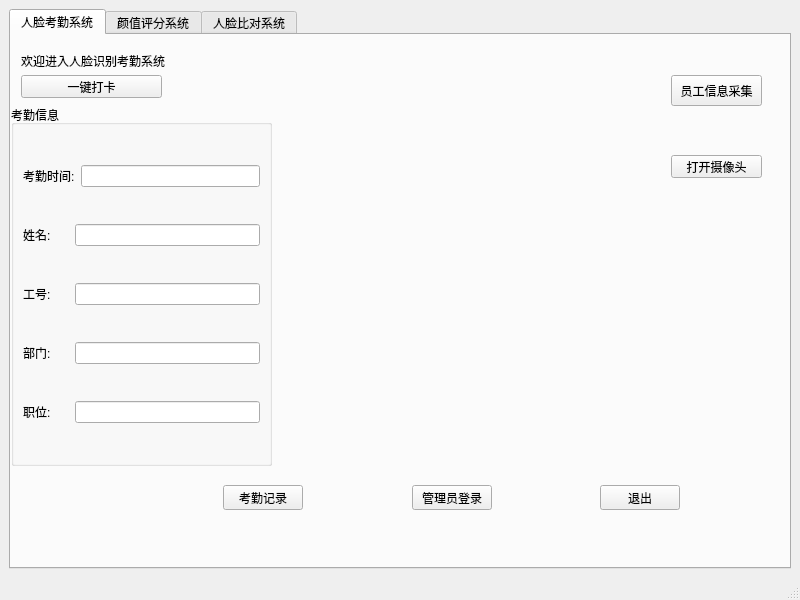
<?xml version="1.0" encoding="UTF-8"?>
<ui version="4.0">
 <class>MainWindow</class>
 <widget class="QMainWindow" name="MainWindow">
  <property name="geometry">
   <rect>
    <x>0</x>
    <y>0</y>
    <width>800</width>
    <height>600</height>
   </rect>
  </property>
  <property name="windowTitle">
   <string>人脸识别系统</string>
  </property>
  <widget class="QWidget" name="centralwidget">
   <layout class="QGridLayout" name="gridLayout">
    <item row="0" column="0">
     <widget class="QTabWidget" name="tabWidget">
      <property name="currentIndex">
       <number>0</number>
      </property>
      <widget class="QWidget" name="tab">
       <attribute name="title">
        <string>人脸考勤系统</string>
       </attribute>
       <widget class="QLabel" name="label_2">
        <property name="geometry">
         <rect>
          <x>10</x>
          <y>10</y>
          <width>341</width>
          <height>31</height>
         </rect>
        </property>
        <property name="text">
         <string>欢迎进入人脸识别考勤系统</string>
        </property>
       </widget>
       <widget class="QGroupBox" name="groupBox">
        <property name="geometry">
         <rect>
          <x>0</x>
          <y>70</y>
          <width>261</width>
          <height>361</height>
         </rect>
        </property>
        <property name="title">
         <string>考勤信息</string>
        </property>
        <layout class="QGridLayout" name="gridLayout_2">
         <item row="0" column="0">
          <layout class="QHBoxLayout" name="horizontalLayout_5">
           <item>
            <widget class="QLabel" name="label_3">
             <property name="text">
              <string>考勤时间:</string>
             </property>
             <property name="textFormat">
              <enum>Qt::AutoText</enum>
             </property>
            </widget>
           </item>
           <item>
            <widget class="QLineEdit" name="kq_time">
             <property name="readOnly">
              <bool>true</bool>
             </property>
            </widget>
           </item>
          </layout>
         </item>
         <item row="1" column="0">
          <layout class="QHBoxLayout" name="horizontalLayout">
           <item>
            <widget class="QLabel" name="label_4">
             <property name="text">
              <string>姓名:</string>
             </property>
             <property name="textFormat">
              <enum>Qt::AutoText</enum>
             </property>
            </widget>
           </item>
           <item>
            <spacer name="horizontalSpacer">
             <property name="orientation">
              <enum>Qt::Horizontal</enum>
             </property>
             <property name="sizeType">
              <enum>QSizePolicy::Fixed</enum>
             </property>
             <property name="sizeHint" stdset="0">
              <size>
               <width>18</width>
               <height>20</height>
              </size>
             </property>
            </spacer>
           </item>
           <item>
            <widget class="QLineEdit" name="kq_name">
             <property name="readOnly">
              <bool>true</bool>
             </property>
            </widget>
           </item>
          </layout>
         </item>
         <item row="2" column="0">
          <layout class="QHBoxLayout" name="horizontalLayout_2">
           <item>
            <widget class="QLabel" name="label_5">
             <property name="text">
              <string>工号:</string>
             </property>
             <property name="textFormat">
              <enum>Qt::AutoText</enum>
             </property>
            </widget>
           </item>
           <item>
            <spacer name="horizontalSpacer_2">
             <property name="orientation">
              <enum>Qt::Horizontal</enum>
             </property>
             <property name="sizeType">
              <enum>QSizePolicy::Fixed</enum>
             </property>
             <property name="sizeHint" stdset="0">
              <size>
               <width>18</width>
               <height>20</height>
              </size>
             </property>
            </spacer>
           </item>
           <item>
            <widget class="QLineEdit" name="kq_id">
             <property name="readOnly">
              <bool>true</bool>
             </property>
            </widget>
           </item>
          </layout>
         </item>
         <item row="3" column="0">
          <layout class="QHBoxLayout" name="horizontalLayout_3">
           <item>
            <widget class="QLabel" name="label_8">
             <property name="text">
              <string>部门:</string>
             </property>
             <property name="textFormat">
              <enum>Qt::AutoText</enum>
             </property>
            </widget>
           </item>
           <item>
            <spacer name="horizontalSpacer_3">
             <property name="orientation">
              <enum>Qt::Horizontal</enum>
             </property>
             <property name="sizeType">
              <enum>QSizePolicy::Fixed</enum>
             </property>
             <property name="sizeHint" stdset="0">
              <size>
               <width>18</width>
               <height>20</height>
              </size>
             </property>
            </spacer>
           </item>
           <item>
            <widget class="QLineEdit" name="kq_department">
             <property name="readOnly">
              <bool>true</bool>
             </property>
            </widget>
           </item>
          </layout>
         </item>
         <item row="4" column="0">
          <layout class="QHBoxLayout" name="horizontalLayout_4">
           <item>
            <widget class="QLabel" name="label_6">
             <property name="text">
              <string>职位:</string>
             </property>
             <property name="textFormat">
              <enum>Qt::AutoText</enum>
             </property>
            </widget>
           </item>
           <item>
            <spacer name="horizontalSpacer_4">
             <property name="orientation">
              <enum>Qt::Horizontal</enum>
             </property>
             <property name="sizeType">
              <enum>QSizePolicy::Fixed</enum>
             </property>
             <property name="sizeHint" stdset="0">
              <size>
               <width>18</width>
               <height>20</height>
              </size>
             </property>
            </spacer>
           </item>
           <item>
            <widget class="QLineEdit" name="kq_post">
             <property name="readOnly">
              <bool>true</bool>
             </property>
            </widget>
           </item>
          </layout>
         </item>
        </layout>
       </widget>
       <widget class="QPushButton" name="btnCheckIn">
        <property name="geometry">
         <rect>
          <x>10</x>
          <y>40</y>
          <width>141</width>
          <height>23</height>
         </rect>
        </property>
        <property name="text">
         <string>一键打卡</string>
        </property>
       </widget>
       <widget class="QPushButton" name="btnWorkerInfoCaptured">
        <property name="geometry">
         <rect>
          <x>660</x>
          <y>40</y>
          <width>91</width>
          <height>31</height>
         </rect>
        </property>
        <property name="text">
         <string>员工信息采集</string>
        </property>
       </widget>
       <widget class="QPushButton" name="btnOpenCam">
        <property name="geometry">
         <rect>
          <x>660</x>
          <y>120</y>
          <width>91</width>
          <height>23</height>
         </rect>
        </property>
        <property name="text">
         <string>打开摄像头</string>
        </property>
       </widget>
       <widget class="QWidget" name="layoutWidget">
        <property name="geometry">
         <rect>
          <x>110</x>
          <y>450</y>
          <width>661</width>
          <height>25</height>
         </rect>
        </property>
        <layout class="QHBoxLayout" name="horizontalLayout_6">
         <item>
          <spacer name="horizontalSpacer_5">
           <property name="orientation">
            <enum>Qt::Horizontal</enum>
           </property>
           <property name="sizeHint" stdset="0">
            <size>
             <width>40</width>
             <height>20</height>
            </size>
           </property>
          </spacer>
         </item>
         <item>
          <widget class="QPushButton" name="btnCheckInRecord">
           <property name="text">
            <string>考勤记录</string>
           </property>
          </widget>
         </item>
         <item>
          <spacer name="horizontalSpacer_6">
           <property name="orientation">
            <enum>Qt::Horizontal</enum>
           </property>
           <property name="sizeHint" stdset="0">
            <size>
             <width>40</width>
             <height>20</height>
            </size>
           </property>
          </spacer>
         </item>
         <item>
          <widget class="QPushButton" name="btnAdminLogin">
           <property name="text">
            <string>管理员登录</string>
           </property>
          </widget>
         </item>
         <item>
          <spacer name="horizontalSpacer_7">
           <property name="orientation">
            <enum>Qt::Horizontal</enum>
           </property>
           <property name="sizeHint" stdset="0">
            <size>
             <width>40</width>
             <height>20</height>
            </size>
           </property>
          </spacer>
         </item>
         <item>
          <widget class="QPushButton" name="btnExit">
           <property name="text">
            <string>退出</string>
           </property>
          </widget>
         </item>
         <item>
          <spacer name="horizontalSpacer_8">
           <property name="orientation">
            <enum>Qt::Horizontal</enum>
           </property>
           <property name="sizeHint" stdset="0">
            <size>
             <width>40</width>
             <height>20</height>
            </size>
           </property>
          </spacer>
         </item>
        </layout>
       </widget>
       <widget class="QWidget" name="verticalLayoutWidget">
        <property name="geometry">
         <rect>
          <x>270</x>
          <y>40</y>
          <width>381</width>
          <height>391</height>
         </rect>
        </property>
        <layout class="QVBoxLayout" name="cameraWindow"/>
       </widget>
       <widget class="QLabel" name="dateTable">
        <property name="geometry">
         <rect>
          <x>310</x>
          <y>30</y>
          <width>301</width>
          <height>21</height>
         </rect>
        </property>
        <property name="text">
         <string/>
        </property>
       </widget>
      </widget>
      <widget class="QWidget" name="tab_2">
       <attribute name="title">
        <string>颜值评分系统</string>
       </attribute>
       <widget class="QPushButton" name="btnChooseImageDetect">
        <property name="geometry">
         <rect>
          <x>70</x>
          <y>60</y>
          <width>75</width>
          <height>23</height>
         </rect>
        </property>
        <property name="text">
         <string>选择图片</string>
        </property>
       </widget>
       <widget class="QPushButton" name="btnDetect">
        <property name="geometry">
         <rect>
          <x>330</x>
          <y>60</y>
          <width>75</width>
          <height>23</height>
         </rect>
        </property>
        <property name="text">
         <string>人脸检测</string>
        </property>
       </widget>
       <widget class="QTextBrowser" name="textBrowser">
        <property name="geometry">
         <rect>
          <x>330</x>
          <y>120</y>
          <width>361</width>
          <height>241</height>
         </rect>
        </property>
       </widget>
       <widget class="QLabel" name="lblDetectImage">
        <property name="geometry">
         <rect>
          <x>20</x>
          <y>120</y>
          <width>291</width>
          <height>241</height>
         </rect>
        </property>
        <property name="text">
         <string/>
        </property>
       </widget>
      </widget>
      <widget class="QWidget" name="tab_3">
       <attribute name="title">
        <string>人脸比对系统</string>
       </attribute>
       <widget class="QPushButton" name="btnChoosePictureBefore">
        <property name="geometry">
         <rect>
          <x>140</x>
          <y>50</y>
          <width>75</width>
          <height>23</height>
         </rect>
        </property>
        <property name="text">
         <string>选择图片1</string>
        </property>
       </widget>
       <widget class="QPushButton" name="btnChoosePictureAfter">
        <property name="geometry">
         <rect>
          <x>400</x>
          <y>50</y>
          <width>75</width>
          <height>23</height>
         </rect>
        </property>
        <property name="text">
         <string>选择图片2</string>
        </property>
       </widget>
       <widget class="QLabel" name="lb_pic1">
        <property name="geometry">
         <rect>
          <x>20</x>
          <y>100</y>
          <width>300</width>
          <height>280</height>
         </rect>
        </property>
        <property name="text">
         <string/>
        </property>
       </widget>
       <widget class="QLabel" name="lb_pic2">
        <property name="geometry">
         <rect>
          <x>350</x>
          <y>90</y>
          <width>300</width>
          <height>280</height>
         </rect>
        </property>
        <property name="text">
         <string/>
        </property>
       </widget>
       <widget class="QPushButton" name="btn_startCompare">
        <property name="geometry">
         <rect>
          <x>290</x>
          <y>410</y>
          <width>75</width>
          <height>23</height>
         </rect>
        </property>
        <property name="text">
         <string>开始比对</string>
        </property>
       </widget>
      </widget>
     </widget>
    </item>
   </layout>
  </widget>
  <widget class="QMenuBar" name="menubar">
   <property name="geometry">
    <rect>
     <x>0</x>
     <y>0</y>
     <width>800</width>
     <height>23</height>
    </rect>
   </property>
  </widget>
  <widget class="QStatusBar" name="statusbar"/>
 </widget>
 <resources/>
 <connections/>
</ui>
